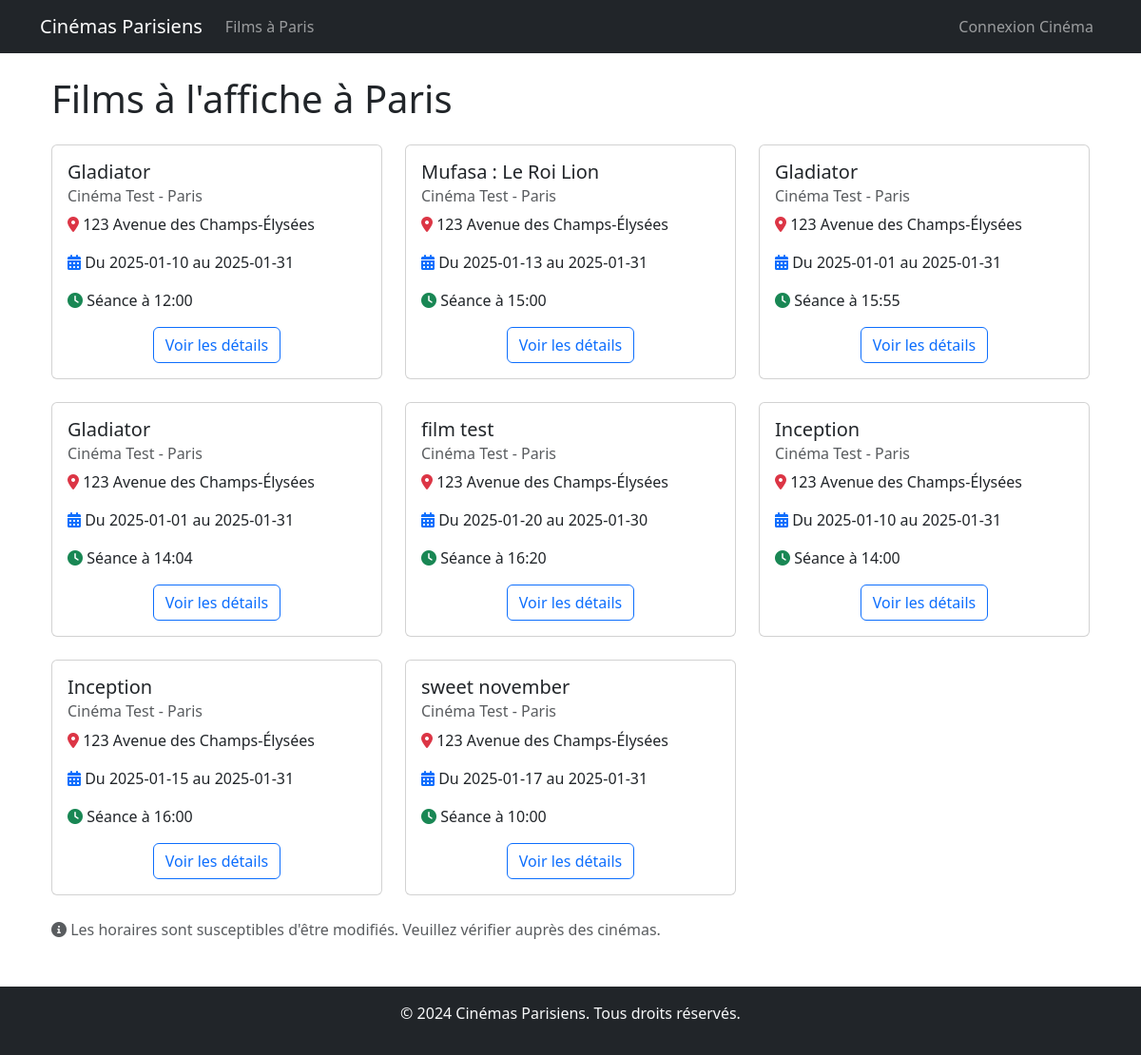
The page /movies/Paris on the database its author committed.
### app/models.py (models this page shows, shortened)
class Cinema(UserMixin, db.Model):
    id = db.Column(db.Integer, primary_key=True)
    name = db.Column(db.String(100), nullable=False)
    email = db.Column(db.String(120), unique=True, nullable=False)
    password_hash = db.Column(db.String(128))
    address = db.Column(db.String(200), nullable=False)
    city = db.Column(db.String(100), nullable=False)
    movies = db.relationship('MovieSchedule', backref='cinema', lazy=True)

class Movie(db.Model):
    id = db.Column(db.Integer, primary_key=True)
    title = db.Column(db.String(100), nullable=False)
    duration = db.Column(db.Integer, nullable=False)  # en minutes
    language = db.Column(db.String(50), nullable=False)
    subtitles = db.Column(db.String(50))
    director = db.Column(db.String(100), nullable=False)
    main_actors = db.Column(db.String(200), nullable=False)
    min_age = db.Column(db.Integer, nullable=False)
    schedules = db.relationship('MovieSchedule', backref='movie', lazy=True)

### app/routes.py (the view)
@app.route('/movies/<city>')
def movies_by_city(city):
    cinemas = Cinema.query.filter_by(city=city).all()
    if not cinemas:
        return render_template('movie_list.html', movies=[], city=city)
    cinema_ids = [cinema.id for cinema in cinemas]
    schedules = MovieSchedule.query.filter(MovieSchedule.cinema_id.in_(cinema_ids)).all()
    movies_data = []
    for schedule in schedules:
        movie_data = {
            'id': schedule.movie.id,
            'title': schedule.movie.title,
            'cinema': schedule.cinema.name,
            'address': schedule.cinema.address,
            'screening_days': schedule.screening_days,
            'screening_time': schedule.screening_time.strftime('%H:%M'),
            'start_date': schedule.start_date.strftime('%Y-%m-%d'),
            'end_date': schedule.end_date.strftime('%Y-%m-%d')
        }
        movies_data.append(movie_data)
    return render_template('movie_list.html', movies=movies_data, city=city)

### app/templates/movie_list.html (shortened to what this page needs)
{% extends "base.html" %}
{% block content %}
<div class="container">
    <h1 class="mb-4">Films à l'affiche à {{ city }}</h1>
    {% if movies %}
    <div class="row row-cols-1 row-cols-md-3 g-4">
        {% for movie in movies %}
        <div class="col">
            <div class="card h-100">
                <div class="card-body">
                    <h5 class="card-title">{{ movie.title }}</h5>
                    <h6 class="card-subtitle mb-2 text-muted">{{ movie.cinema }}</h6>
                    <div class="mb-3">
                        <p class="card-text">
                            <i class="fas fa-map-marker-alt text-danger"></i>
                            {{ movie.address }}
                        </p>
                    </div>
                    <div class="mb-3">
                        <p class="card-text">
                            <i class="fas fa-calendar-alt text-primary"></i>
                            Du {{ movie.start_date }} au {{ movie.end_date }}
                        </p>
                        <p class="card-text">
                            <i class="fas fa-clock text-success"></i>
                            Séance à {{ movie.screening_time }}
                        </p>
                    </div>
                    <div class="text-center">
                        <a href="{{ url_for('movie_details', movie_id=movie.id) }}"
                           class="btn btn-outline-primary">
                            Voir les détails
                        </a>
                    </div>
                </div>
            </div>
        </div>
        {% endfor %}
    </div>
    {% else %}
    <div class="alert alert-info">
        <i class="fas fa-info-circle"></i>
        Aucun film n'est actuellement programmé à {{ city }}.
    </div>
    {% endif %}
    <div class="mt-4">
        <p class="text-muted">
            <i class="fas fa-info-circle"></i>
            Les horaires sont susceptibles d'être modifiés. Veuillez vérifier auprès des cinémas.
        </p>
    </div>
</div>
{% endblock %}

### app/templates/base.html (shortened to what this page needs)
<!DOCTYPE html>
<html lang="fr">
<head>
    <link href="https://cdn.jsdelivr.net/npm/bootstrap@5.3.0/dist/css/bootstrap.min.css" rel="stylesheet">
    <link href="https://cdnjs.cloudflare.com/ajax/libs/font-awesome/6.0.0/css/all.min.css" rel="stylesheet">
</head>
<body>
    <nav class="navbar navbar-expand-lg navbar-dark bg-dark">
        <div class="container">
            <a class="navbar-brand" href="{{ url_for('index') }}">Cinémas Parisiens</a>
            <div class="collapse navbar-collapse" id="navbarNav">
                <ul class="navbar-nav me-auto">
                    <li class="nav-item">
                        <a class="nav-link" href="{{ url_for('movies_by_city', city='Paris') }}">Films à Paris</a>
                    </li>
                </ul>
                <ul class="navbar-nav">
                    {% if current_user.is_authenticated %}
                    <li class="nav-item">
                        <a class="nav-link" href="{{ url_for('logout') }}">Déconnexion</a>
                    </li>
                    {% else %}
                    <li class="nav-item">
                        <a class="nav-link" href="{{ url_for('login') }}">Connexion Cinéma</a>
                    </li>
                    {% endif %}
                </ul>
            </div>
        </div>
    </nav>
    <main class="container mt-4">
        {% block content %}{% endblock %}
    </main>
    <footer class="bg-dark text-light mt-5 py-3">
        <div class="container text-center">
            <p>&copy; 2024 Cinémas Parisiens. Tous droits réservés.</p>
        </div>
    </footer>
</body>
</html>

### rows shown on the page
Cinema: city "Paris", cinema "Cinéma Test - Paris" "Cinéma Test - Paris" "Cinéma Test - Paris" "Cinéma Test - Paris" "Cinéma Test - Paris" "Cinéma Test - Paris" "Cinéma Test - Paris" "Cinéma Test - Paris", address "123 Avenue des Champs-Élysées" "123 Avenue des Champs-Élysées" "123 Avenue des Champs-Élysées" "123 Avenue des Champs-Élysées" "123 Avenue des Champs-Élysées" "123 Avenue des Champs-Élysées" "123 Avenue des Champs-Élysées" "123 Avenue des Champs-Élysées"
Movie: title "Gladiator" "Gladiator"
Movie: title "Mufasa : Le Roi Lion"
Movie: title "Gladiator"
Movie: title "film test"
Movie: title "Inception" "Inception"
Movie: title "sweet november"

### other values the page prints
{{ movie.start_date }} "2025-01-10" "2025-01-13" "2025-01-01" "2025-01-01" "2025-01-20" "2025-01-10" "2025-01-15" "2025-01-17"
{{ movie.end_date }} "2025-01-31" "2025-01-31" "2025-01-31" "2025-01-31" "2025-01-30" "2025-01-31" "2025-01-31" "2025-01-31"
{{ movie.screening_time }} "12:00" "15:00" "15:55" "14:04" "16:20" "14:00" "16:00" "10:00"
